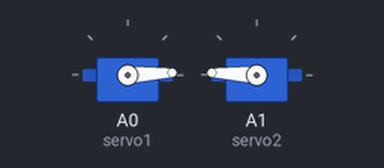
This sketch was run on a simulated Arduino Uno, built with avr-gcc and run on an emulated ATmega328P. Parts: 2 × servo.

Above: at 0.05 s.
At 1.35 s:
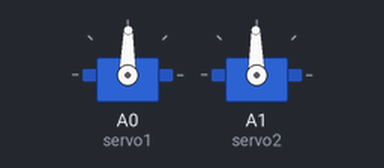
At 2.65 s:
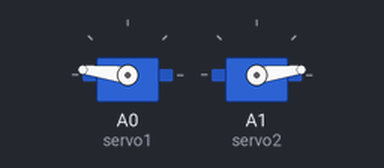
At 5.25 s:
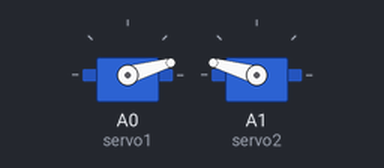
Timing chart, 0 to 7.1 s (numbered marks = the images above):
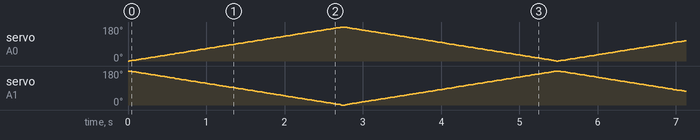

The sketch:

servo-v1.ino
```cpp
#include <Servo.h>

Servo servo1, servo2;

int pos = 0;

void setup() {
  servo1.attach(A0);
  servo2.attach(A1);
}

void loop() {
  for (pos = 0; pos <= 180; pos += 1) {
    servo1.write(pos);
    servo2.write(180 - pos);
    delay(15);
  }
  for (pos = 180; pos >= 0; pos -= 1) {
    servo1.write(pos);
    servo2.write(180 - pos);
    delay(15);
  }
}
```
